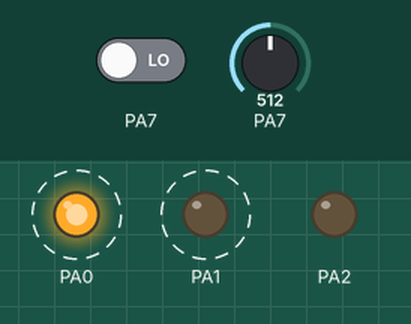
Recording of a program running on a simulated STM32 Blue Pill. On the bench: output pins drawn as LEDs (lit = HIGH). Dashed ring = blinking. The test bench sets the inputs (shaded band); at power-on: PA7 = 512, PA7 LOW. What the program prints to the serial monitor is not drawn.

Above: at 0.94 s.
1.3 s: PA7 set to 0
At 3.1 s:
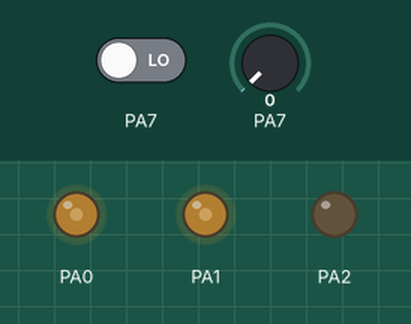
4.3 s: PA7 set to 306
Timing chart, 0 to 16.3 s (numbered marks = the images above; inputs shaded):
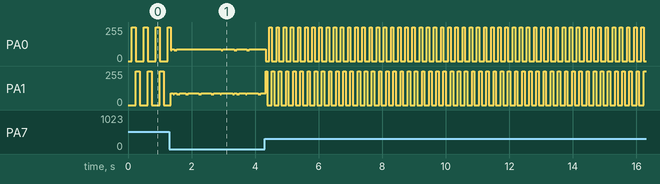

Measured:
- by itself, PA0, PA1: alternates 255/255 for 0.08 s and 0/255 for 0.15 s

The program:

main.cpp
```cpp
#include <Arduino.h>
int count, potVal, pwm_in = 0;

unsigned long prevMicros = 0;

void changePot(){
  Serial.println(potVal);
}

void setup(){
  pinMode(PA0, OUTPUT);
  pinMode(PA1, OUTPUT);
  pinMode(PA2, OUTPUT);
  pinMode(PA7, INPUT);
  attachInterrupt(digitalPinToInterrupt(PA7), changePot, RISING);

  Serial.begin(115200);
}

void loop(){
  potVal = map(analogRead(A7), 0,4095, 0 ,1000000);
  unsigned long currentMicros = micros();

  if(currentMicros - prevMicros >= potVal){
    Serial.print("TEST SERIAL ");
    Serial.println("count");
    prevMicros = currentMicros;
    count++;

    if(count == 1){
      digitalWrite(PA0, HIGH);
      digitalWrite(PA1, LOW);
      digitalWrite(PA3, LOW);
      digitalWrite(PC13, LOW);
    }else if(count == 2){
      digitalWrite(PA0, LOW);
      digitalWrite(PA1, HIGH);
      digitalWrite(PA3, LOW);
      digitalWrite(PC13, LOW);
    }else if(count == 3){
      digitalWrite(PA0, LOW);
      digitalWrite(PA1, LOW);
      digitalWrite(PA3, HIGH);
      digitalWrite(PC13, LOW);
    }else{
      count = 1;
      digitalWrite(PA0, HIGH);
      digitalWrite(PC13, HIGH);
    }
  }
}
```
